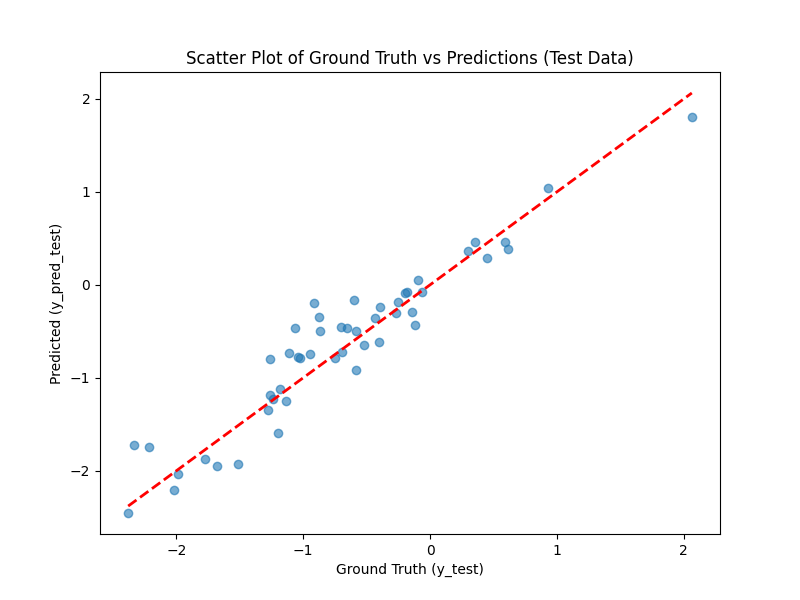

Write Python code to recreate this figure.
import numpy as np
import pandas as pd
import matplotlib.pyplot as plt
from sklearn.linear_model import Ridge
def ridge()
# Load data from CSV files
x = pd.read_csv('p1/x1.csv').values  # Ensure this is a NumPy array
y = pd.read_csv('p1/y1.csv').values
x_test = pd.read_csv('p1/x2.csv').values
y_test = pd.read_csv('p1/y2.csv').values


# Define the regularization strength (alpha)
alpha = 1.0  

# Perform Ridge Regression
ridge_model = Ridge(alpha=alpha, fit_intercept=False)  
ridge_model.fit(x, y)

# Get the Ridge coefficients
beta = ridge_model.coef_  
print("Set of coefficients:", beta.flatten())

# Predict on test data
y_pred_test = ridge_model.predict(x_test)
rss_test = np.sum((y_test - y_pred_test) ** 2)
tss_test = np.sum((y_test - np.mean(y_test)) ** 2)
r2_test = 1 - rss_test / tss_test
print("R^2 on test data:", r2_test)

# Plot ground truth vs predictions for test data
plt.figure(figsize=(8, 6))
plt.scatter(y_test, y_pred_test, alpha=0.6)
plt.plot([y_test.min(), y_test.max()], [y_test.min(), y_test.max()], 'r--', lw=2)
plt.xlabel("Ground Truth (y_test)")
plt.ylabel("Predicted (y_pred_test)")
plt.title("Scatter Plot of Ground Truth vs Predictions (Test Data)")
plt.savefig('ridge.png',format = 'png')
